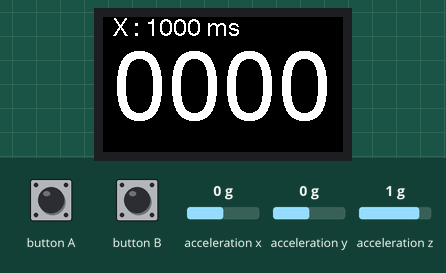
Recording of a sketch running on a simulated ESP32. Shown: 240×135 colour display. The inputs (shaded band) are chosen by the test bench; at power-on: acceleration x 0 g, acceleration z 1 g, acceleration y 0 g.

Above: at 1.6 s.
1.7 s: acceleration x set to 0.2 g
At 2.8 s:
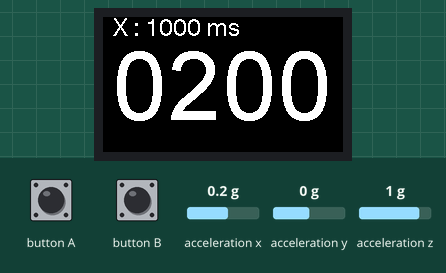
3.6 s: button A pressed for 0.15 s
At 4.0 s:
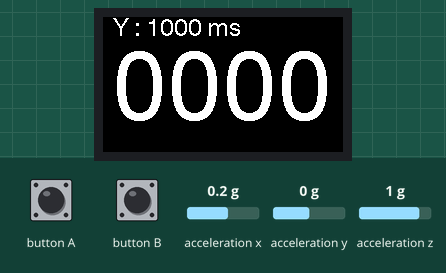
5.2 s: button A pressed for 1 s
At 7.1 s:
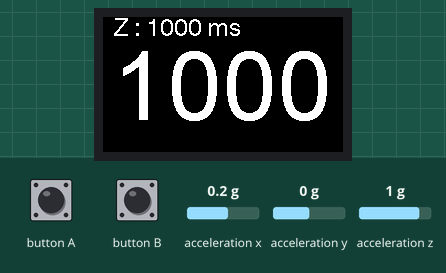
7.7 s: button B pressed for 0.15 s
At 8.3 s:
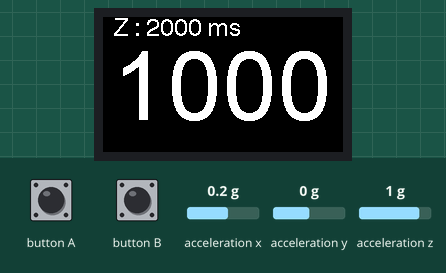
9.4 s: acceleration z set to -1.4 g
At 12.3 s:
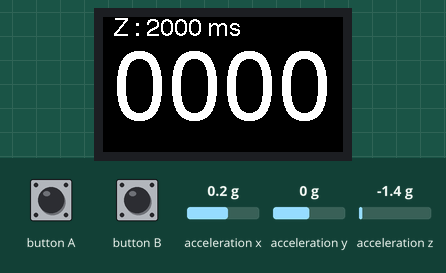
12.4 s: button B pressed for 1 s
At 14.1 s:
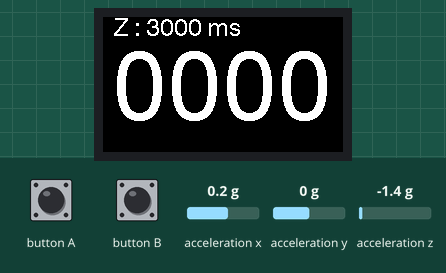
Timing chart, 0 to 15.6 s (numbered marks = the images above; inputs shaded):
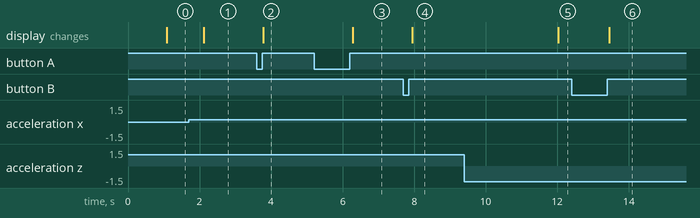

Measured:
- the behaviour switches between 0 and 0.1 g on acceleration x (found by bisection; images 0 and 1)
- after the input at 1.7 s, the display: changes after 0.42 s (image 1)
- after the input at 3.6 s, the display: changes after 0.18 s (image 2)
- after the input at 5.2 s, the display: changes after 1.1 s (image 3)
- after the input at 7.7 s, the display: changes after 0.25 s (image 4)
- after the input at 9.4 s, the display: changes after 2.6 s (image 5)
- after the input at 12.4 s, the display: changes after 1.1 s (image 6)

The sketch:

MPU6886.ino
```cpp
// https://logikara.blog/m5stack-lcd-setting/#mokuji_2
//
#include <M5StickCPlus.h>

float accX		= 0;
float accY		= 0;
float accZ		= 0;
float max_accX	= 0;
float max_accY	= 0;
float max_accZ	= 0;

int g_nAxis		= 0;
#define	AXIS_X		0
#define	AXIS_Y		1
#define	AXIS_Z		2
#define	NUM_AXIS	3

int g_nLoopIdx	= 0;
int	g_nLoopMax	= 10;

#define	DELAY_MS	100

////////////////////////////////////////
//
void setup()
{
	M5.begin();
	M5.Imu.Init();
	M5.Lcd.setRotation(3);
}

////////////////////////////////////////
//
void loop()
{
	M5.update();
	if (M5.BtnA.wasReleased()) {
		g_nAxis++;
		if (g_nAxis >= NUM_AXIS)
			g_nAxis = 0;
		g_nLoopIdx = g_nLoopMax - 1;
	}

	if (M5.BtnB.wasReleased()) {
		if (g_nLoopMax < 10)
			g_nLoopMax += 1;
		else
			g_nLoopMax += 10;

		if (g_nLoopMax > 100)
			g_nLoopMax = 1;
		g_nLoopIdx = g_nLoopMax - 1;
	}

	M5.Imu.getAccelData(&accX, &accY, &accZ);

	if (max_accX < accX)
		max_accX = accX;
	if (max_accY < accY)
		max_accY = accY;
	if (max_accZ < accZ)
		max_accZ = accZ;

	g_nLoopIdx++;
	if (g_nLoopIdx >= g_nLoopMax) {
		g_nLoopIdx = 0;

		switch (g_nAxis) {
			case AXIS_X:
				M5.Lcd.setTextFont(4);
				M5.Lcd.setCursor(10, 00);
				M5.Lcd.printf("X : %d ms   ", g_nLoopMax * DELAY_MS);
				M5.Lcd.setTextFont(8);
				M5.Lcd.setCursor(10, 30);
				M5.Lcd.printf("%04.0f", abs(max_accX * 1000));
				break;
			case AXIS_Y:
				M5.Lcd.setTextFont(4);
				M5.Lcd.setCursor(10, 00);
				M5.Lcd.printf("Y : %d ms   ", g_nLoopMax * DELAY_MS);
				M5.Lcd.setTextFont(8);
				M5.Lcd.setCursor(10, 30);
				M5.Lcd.printf("%04.0f", abs(max_accY * 1000));
				break;
			case AXIS_Z:
				M5.Lcd.setTextFont(4);
				M5.Lcd.setCursor(10, 0);
				M5.Lcd.printf("Z : %d ms   ", g_nLoopMax * DELAY_MS);
				M5.Lcd.setTextFont(8);
				M5.Lcd.setCursor(10, 30);
				M5.Lcd.printf("%04.0f", abs(max_accZ * 1000));
				break;
		}
		max_accX = 0;
		max_accY = 0;
		max_accZ = 0;

	}
	delay(DELAY_MS);
}
```
